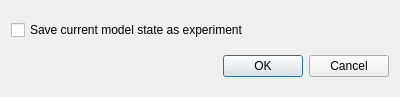
<?xml version="1.0" encoding="UTF-8"?>
<ui version="4.0">
 <class>SaveCurrentStateWindow</class>
 <widget class="QDialog" name="SaveCurrentStateWindow">
  <property name="geometry">
   <rect>
    <x>0</x>
    <y>0</y>
    <width>400</width>
    <height>97</height>
   </rect>
  </property>
  <property name="windowTitle">
   <string>Save current model state as experiment?</string>
  </property>
  <layout class="QGridLayout" name="gridLayout">
   <item row="0" column="0">
    <widget class="QCheckBox" name="saveCurrentState">
     <property name="text">
      <string>Save current model state as experiment</string>
     </property>
    </widget>
   </item>
   <item row="1" column="0">
    <widget class="QDialogButtonBox" name="buttonBox">
     <property name="orientation">
      <enum>Qt::Orientation::Horizontal</enum>
     </property>
     <property name="standardButtons">
      <set>QDialogButtonBox::StandardButton::Cancel|QDialogButtonBox::StandardButton::Ok</set>
     </property>
    </widget>
   </item>
  </layout>
 </widget>
 <resources/>
 <connections>
  <connection>
   <sender>buttonBox</sender>
   <signal>accepted()</signal>
   <receiver>SaveCurrentStateWindow</receiver>
   <slot>accept()</slot>
   <hints>
    <hint type="sourcelabel">
     <x>248</x>
     <y>254</y>
    </hint>
    <hint type="destinationlabel">
     <x>157</x>
     <y>274</y>
    </hint>
   </hints>
  </connection>
  <connection>
   <sender>buttonBox</sender>
   <signal>rejected()</signal>
   <receiver>SaveCurrentStateWindow</receiver>
   <slot>reject()</slot>
   <hints>
    <hint type="sourcelabel">
     <x>316</x>
     <y>260</y>
    </hint>
    <hint type="destinationlabel">
     <x>286</x>
     <y>274</y>
    </hint>
   </hints>
  </connection>
 </connections>
</ui>
